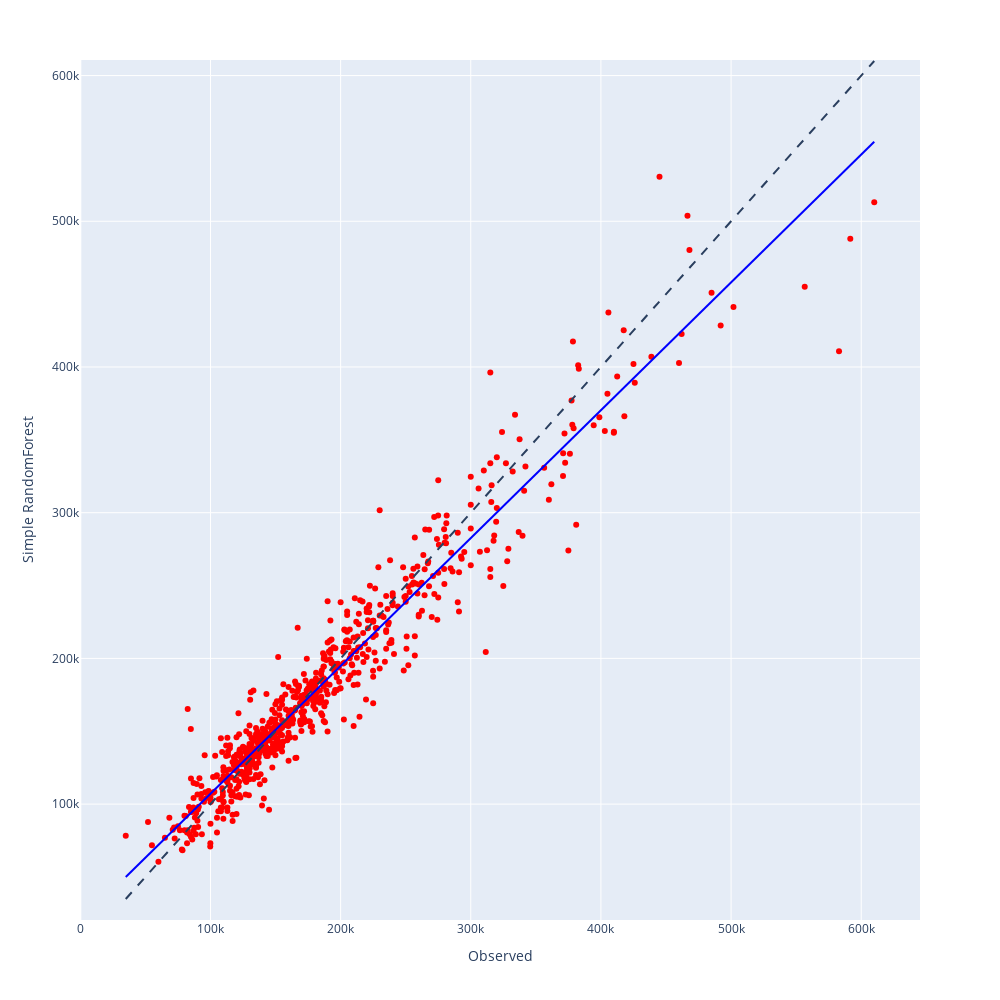

The notebook cell saved with this chart:
### Code cell
fig =px.scatter(results, x="Observed", y="Simple RandomForest", hover_data=['id'],color_discrete_sequence=['red'],trendline="ols",trendline_color_override='blue',height=1000, width=1000)
fig.add_shape( type="line", line=dict(dash='dash'),
    x0=results["Observed"].min(), y0=results["Observed"].min(),
    x1=results["Observed"].max(), y1=results["Observed"].max())
fig.show()

### Figure 1 — Plotly figure (JSON) as saved in the notebook; plotly's stock layout.template omitted (floating-point values rounded to 4 significant figures; data arrays with more than 128 entries replaced by an {"elided": "..."} marker saying what was removed)
{"data": [{"customdata": {"elided": "733x1 int values"}, "hovertemplate": "Observed=%{x}<br>Simple RandomForest=%{y}<br>id=%{customdata[0]}<extra></extra>", "legendgroup": "", "marker": {"color": "red", "symbol": "circle"}, "mode": "markers", "name": "", "orientation": "v", "showlegend": false, "type": "scatter", "x": {"elided": "733 int values"}, "xaxis": "x", "y": {"elided": "733 float values"}, "yaxis": "y"}, {"hovertemplate": "<b>OLS trendline</b><br>Simple RandomForest = 0.877465 * Observed + 19349.2<br>R<sup>2</sup>=0.929863<br><br>Observed=%{x}<br>Simple RandomForest=%{y} <b>(trend)</b><extra></extra>", "legendgroup": "", "line": {"color": "blue"}, "marker": {"color": "red", "symbol": "circle"}, "mode": "lines", "name": "", "showlegend": false, "type": "scatter", "x": {"elided": "733 int values"}, "xaxis": "x", "y": {"elided": "733 float values"}, "yaxis": "y"}], "layout": {"height": 1000, "legend": {"tracegroupgap": 0}, "margin": {"t": 60}, "shapes": [{"line": {"dash": "dash"}, "type": "line", "x0": 34900, "x1": 610000, "y0": 34900, "y1": 610000}], "width": 1000, "xaxis": {"anchor": "y", "domain": [0, 1], "title": {"text": "Observed"}}, "yaxis": {"anchor": "x", "domain": [0, 1], "title": {"text": "Simple RandomForest"}}}}
